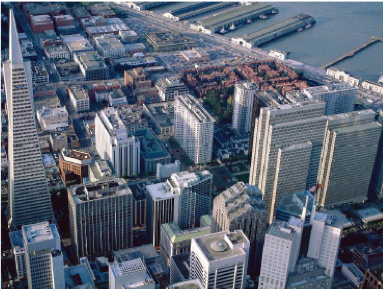
#> input picture image_warping/resource/warping.png, 383 x 289 px
$ python sphere.py
#> lines starting #> are read from the running program, lines starting #| are printed output that depends on the picture
import matplotlib.image as mpimg
import numpy as np

city = mpimg.imread('./resource/warping.png').copy()
#> city is the input picture: shape (289, 383, 4) float32; mean R, G, B, A 0.355, 0.391, 0.451, 0.992

city_size = city.shape[0] if city.shape[0] < city.shape[1] else city.shape[1]
#> city_size = 289
city = city[:city_size, :city_size, :]
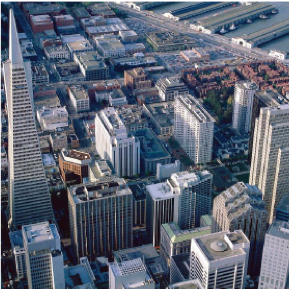
#> city: shape (289, 289, 4) float32; mean R, G, B, A 0.357, 0.387, 0.447, 0.992; transparent parts drawn white
print(city.shape) # (289, 289, 4)
#| (289, 289, 4)
city_radius = int((city_size - 1) / 2) # range [-144, +144]
#> city_radius = 144

# map square to sphere
sphere_radius = 200
img_size = sphere_radius * 2 + 1
sphere = np.zeros((img_size, img_size, 4))
black = np.array([0, 0, 0, 1.])

for i in range(img_size):
    for j in range(img_size):
        x, y = i - sphere_radius, j - sphere_radius
        rho = np.sqrt(x**2 + y**2)
        # not in the circle
        if  rho > sphere_radius:
            sphere[i,j] = black
            continue
        elif x == 0 and y == 0:
            sphere[i,j,:] = city[city_radius, city_radius,:]
            continue

        phi = np.arcsin(rho / sphere_radius)
        d = city_radius * phi * 2 / np.pi
        scale = d / rho
        map_x = np.clip(int(x * scale + city_radius), 0, city_size - 1)
        map_y = np.clip(int(y * scale + city_radius), 0, city_size - 1)
        sphere[i, j, :] = city[map_x, map_y, :]
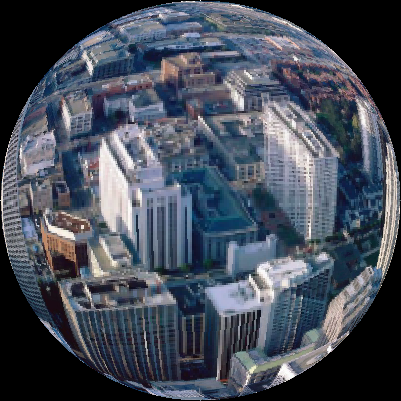
#> sphere: shape (401, 401, 4) float64; mean R, G, B, A 0.274, 0.3, 0.346, 1; transparent parts drawn white


mpimg.imsave('sphere.png', sphere)
